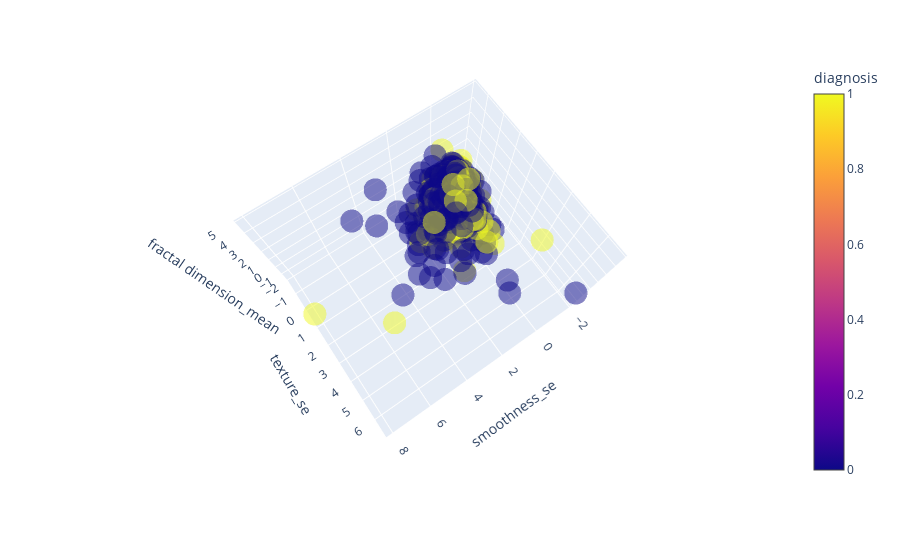

Notebook code for this chart:
### Code cell
import plotly.express as px
fig = px.scatter_3d(wdbc, x='smoothness_se', y='texture_se', z='fractal dimension_mean',
              color='diagnosis', opacity=0.5)
fig.show()

### Figure 1 — Plotly figure (JSON) as saved in the notebook; plotly's stock layout.template omitted (floating-point values rounded to 4 significant figures; data arrays with more than 128 entries replaced by an {"elided": "..."} marker saying what was removed)
{"data": [{"hoverlabel": {"namelength": 0}, "hovertemplate": "smoothness_se=%{x}<br>texture_se=%{y}<br>fractal dimension_mean=%{z}<br>diagnosis=%{marker.color}", "legendgroup": "", "marker": {"color": {"elided": "569 int values"}, "coloraxis": "coloraxis", "opacity": 0.5, "symbol": "circle"}, "mode": "markers", "name": "", "scene": "scene", "showlegend": false, "type": "scatter3d", "x": {"elided": "569 float values"}, "y": {"elided": "569 float values"}, "z": {"elided": "569 float values"}}], "layout": {"autosize": true, "coloraxis": {"colorbar": {"title": {"text": "diagnosis"}}, "colorscale": [[0, "#0d0887"], [0.1111, "#46039f"], [0.2222, "#7201a8"], [0.3333, "#9c179e"], [0.4444, "#bd3786"], [0.5556, "#d8576b"], [0.6667, "#ed7953"], [0.7778, "#fb9f3a"], [0.8889, "#fdca26"], [1, "#f0f921"]]}, "legend": {"tracegroupgap": 0}, "margin": {"t": 60}, "scene": {"aspectmode": "auto", "aspectratio": {"x": 1.203, "y": 1.007, "z": 0.8256}, "camera": {"center": {"x": 0, "y": 0, "z": 0}, "eye": {"x": 0.4192, "y": 0.6105, "z": 2.287}, "projection": {"type": "perspective"}, "up": {"x": -0.001436, "y": 0.001438, "z": 1.0}}, "domain": {"x": [0, 0.98], "y": [0, 1]}, "xaxis": {"title": {"text": "smoothness_se"}, "type": "linear"}, "yaxis": {"title": {"text": "texture_se"}, "type": "linear"}, "zaxis": {"title": {"text": "fractal dimension_mean"}, "type": "linear"}}}}
